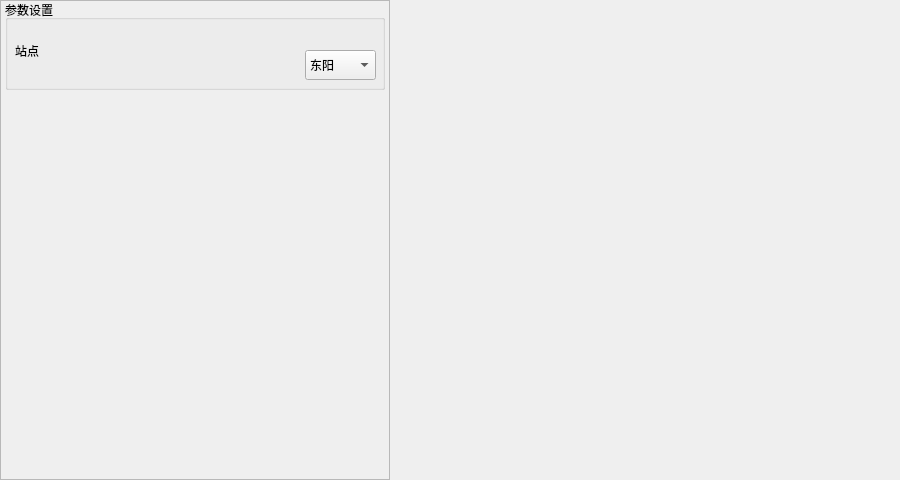
<?xml version="1.0" encoding="UTF-8"?>
<ui version="4.0">
 <class>welcomedialog</class>
 <widget class="QMainWindow" name="welcomedialog">
  <property name="geometry">
   <rect>
    <x>0</x>
    <y>0</y>
    <width>393</width>
    <height>480</height>
   </rect>
  </property>
  <property name="sizePolicy">
   <sizepolicy hsizetype="Ignored" vsizetype="Ignored">
    <horstretch>0</horstretch>
    <verstretch>0</verstretch>
   </sizepolicy>
  </property>
  <property name="windowTitle">
   <string>Nanosense</string>
  </property>
  <property name="styleSheet">
   <string notr="true"/>
  </property>
  <widget class="QWidget" name="centralwidget">
   <property name="minimumSize">
    <size>
     <width>900</width>
     <height>460</height>
    </size>
   </property>
   <property name="styleSheet">
    <string notr="true"/>
   </property>
   <widget class="QFrame" name="frame">
    <property name="geometry">
     <rect>
      <x>0</x>
      <y>0</y>
      <width>390</width>
      <height>480</height>
     </rect>
    </property>
    <property name="frameShape">
     <enum>QFrame::StyledPanel</enum>
    </property>
    <property name="frameShadow">
     <enum>QFrame::Raised</enum>
    </property>
    <widget class="QGroupBox" name="groupBox">
     <property name="geometry">
      <rect>
       <x>5</x>
       <y>0</y>
       <width>380</width>
       <height>90</height>
      </rect>
     </property>
     <property name="title">
      <string>参数设置</string>
     </property>
     <widget class="QComboBox" name="comboBoxStation">
      <property name="geometry">
       <rect>
        <x>300</x>
        <y>50</y>
        <width>71</width>
        <height>30</height>
       </rect>
      </property>
      <item>
       <property name="text">
        <string>东阳</string>
       </property>
      </item>
      <item>
       <property name="text">
        <string>磐安</string>
       </property>
      </item>
     </widget>
     <widget class="QLabel" name="label">
      <property name="geometry">
       <rect>
        <x>-140</x>
        <y>120</y>
        <width>54</width>
        <height>12</height>
       </rect>
      </property>
      <property name="text">
       <string>TextLabel</string>
      </property>
     </widget>
     <widget class="QLabel" name="labelStation">
      <property name="geometry">
       <rect>
        <x>10</x>
        <y>30</y>
        <width>271</width>
        <height>41</height>
       </rect>
      </property>
      <property name="text">
       <string>站点</string>
      </property>
     </widget>
    </widget>
   </widget>
  </widget>
 </widget>
 <resources/>
 <connections/>
</ui>
